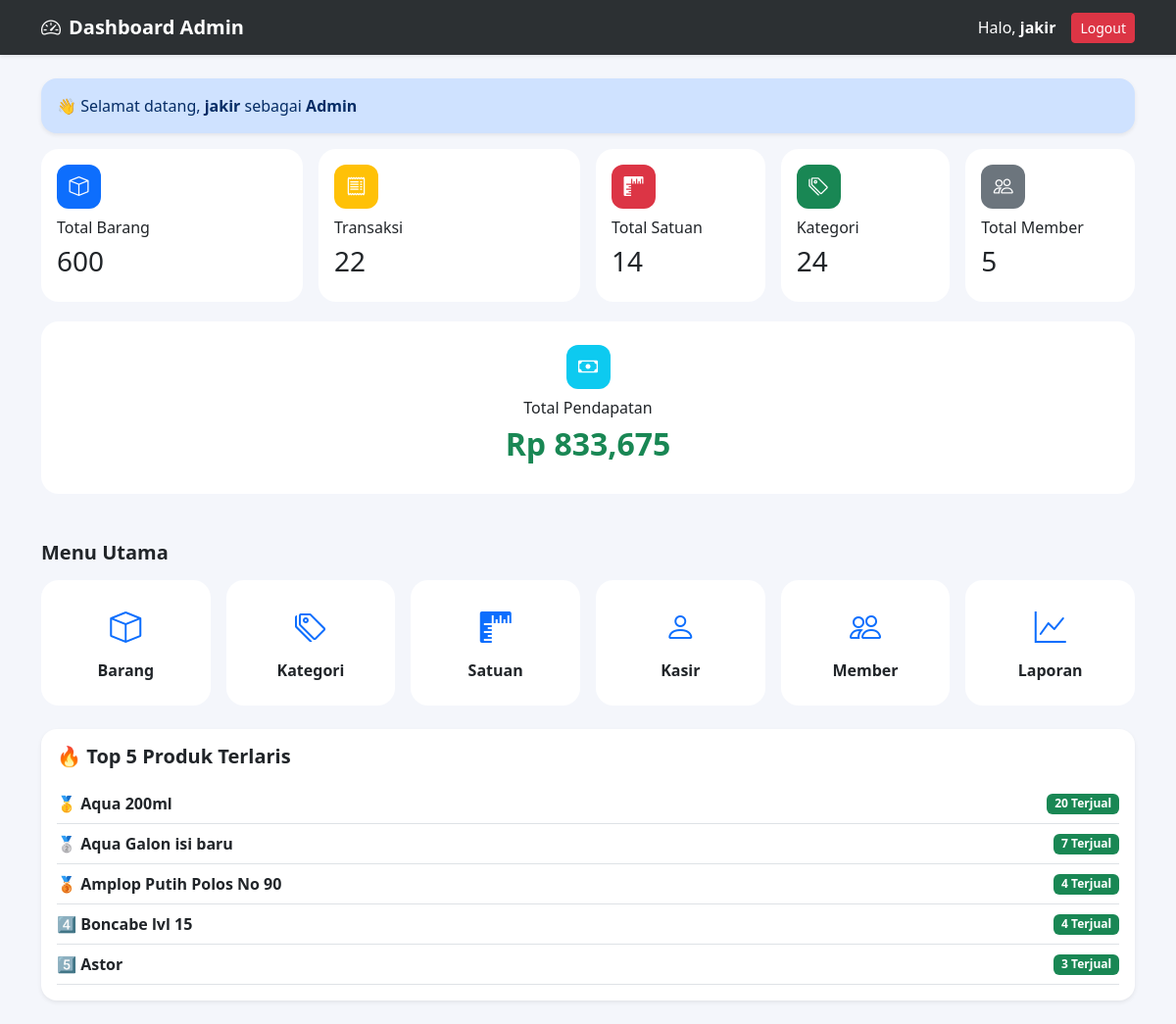
The app's page /admin/index.php (signed in) with its own data.
### tables this page shows
CREATE TABLE `barang` (
  `id_barang` int NOT NULL,
  `id_kategori` int NOT NULL,
  `id_satuan` int NOT NULL,
  `nama_barang` varchar(100) NOT NULL,
  `harga` int NOT NULL,
  `stok` int NOT NULL DEFAULT '0',
  `created_at` timestamp NOT NULL DEFAULT CURRENT_TIMESTAMP
);

### admin/index.php (the view, shortened to what this page needs)
<?php
include '../config/db.php';
$total_barang = mysqli_num_rows(mysqli_query($koneksi, "SELECT * FROM barang"));
$total_kategori = mysqli_num_rows(mysqli_query($koneksi, "SELECT * FROM kategori"));
$total_satuan = mysqli_num_rows(mysqli_query($koneksi, "SELECT * FROM satuan"));
$total_transaksi = mysqli_num_rows(mysqli_query($koneksi, "SELECT * FROM transaksi"));
$total_member = mysqli_num_rows(mysqli_query($koneksi, "SELECT * FROM member"));
$qPendapatan = mysqli_query($koneksi, "SELECT SUM(total_harga) as total_pendapatan FROM transaksi WHERE status='dibayar'");
$dataPendapatan = mysqli_fetch_assoc($qPendapatan);
$total_pendapatan = $dataPendapatan['total_pendapatan'] ?? 0;
$admin = $_SESSION['admin'];
$query_best_seller = mysqli_query(
    $koneksi,
    "SELECT
        barang.id_barang,
        barang.nama_barang,
        barang.stok,
        SUM(detail_transaksi.qty) AS total_terjual
    FROM detail_transaksi
    INNER JOIN barang
        ON detail_transaksi.id_barang = barang.id_barang
    GROUP BY
        barang.id_barang,
        barang.nama_barang,
        barang.stok
    ORDER BY total_terjual DESC
    LIMIT 5"
);
?>
<!DOCTYPE html>
<html lang="id">
<head>
    <link href="https://cdn.jsdelivr.net/npm/bootstrap@5.3.8/dist/css/bootstrap.min.css" rel="stylesheet"
>
    <link rel="stylesheet" href="https://cdn.jsdelivr.net/npm/bootstrap-icons@1.11.3/font/bootstrap-icons.min.css">
</head>
<body>
    <nav class="navbar navbar-dark shadow-sm sticky-top">
        <div class="container">
            <span class="navbar-brand fw-bold">
                <i class="bi bi-speedometer2 me-2"></i>Dashboard Admin
            </span>
            <div class="text-white d-flex align-items-center gap-3">
                <span>Halo, <b><?= $admin['nama']; ?></b></span>
                <a href="../auth/logout.php" class="btn btn-danger btn-sm">
                    Logout
                </a>
            </div>
        </div>
    </nav>
    <div class="container py-4">
        <div class="alert alert-primary border-0 shadow-sm rounded-4">
            👋 Selamat datang, <b><?= $admin['nama']; ?></b> sebagai <b>Admin</b>
        </div>
        <div class="row g-3">
            <div class="col-6 col-lg-3">
                <div class="card stat-card p-3 h-100">
                    <div class="icon-box bg-primary text-white">
                        <i class="bi bi-box"></i>
                    </div>
                    <h6>Total Barang</h6>
                    <h3><?= $total_barang ?></h3>
                </div>
            </div>
            <div class="col-6 col-lg-3">
                <div class="card stat-card p-3 h-100">
                    <div class="icon-box bg-warning text-white">
                        <i class="bi bi-receipt"></i>
                    </div>
                    <h6>Transaksi</h6>
                    <h3><?= $total_transaksi ?></h3>
                </div>
            </div>
            <div class="col-6 col-lg-2">
                <div class="card stat-card p-3 h-100">
                    <div class="icon-box bg-danger text-white">
                        <i class="bi bi-rulers"></i>
                    </div>
                    <h6>Total Satuan</h6>
                    <h3><?= $total_satuan ?></h3>
                </div>
            </div>
            <div class="col-6 col-lg-2">
                <div class="card stat-card p-3 h-100">
                    <div class="icon-box bg-success text-white">
                        <i class="bi bi-tags"></i>
                    </div>
                    <h6>Kategori</h6>
                    <h3><?= $total_kategori ?></h3>
                </div>
            </div>
            <div class="col-6 col-lg-2">
                <div class="card stat-card p-3 h-100">
                    <div class="icon-box bg-secondary text-white">
                        <i class="bi bi-people"></i>
                    </div>
                    <h6>Total Member</h6>
                    <h3><?= $total_member ?></h3>
                </div>
            </div>
        </div>
        <div class="row g-3 mt-1">
            <div class="col-12">
                <div class="card stat-card p-4 text-center">
                    <div class="icon-box bg-info text-white mx-auto">
                        <i class="bi bi-cash"></i>
                    </div>
                    <h6>Total Pendapatan</h6>
                    <h2 class="text-success fw-bold">
                        Rp <?= number_format($total_pendapatan) ?>
                    </h2>
                </div>
            </div>
        </div>
        <div class="mt-5">
            <h5 class="fw-bold mb-3">Menu Utama</h5>
            <div class="row g-3 justify-content-center">
                <?php
                    $menu = [
                        ["Barang","barang/index.php","bi-box"],
                        ["Kategori","kategori/index.php","bi-tags"],
                        ["Satuan","satuan/index.php","bi-rulers"],
                        ["Kasir","kasir/index.php","bi-person"],
                        ["Member","member/index.php","bi-people"],
                        ["Laporan","laporan/index.php","bi-graph-up"]
                    ];
                    foreach($menu as $m):
                ?>
                <div class="col-6 col-md-4 col-lg-2">
                    <a href="<?= $m[1] ?>" class="text-decoration-none text-dark">
                        <div class="card menu-card text-center p-4 h-100">
                            <i class="bi <?= $m[2] ?> fs-2 text-primary"></i>
                            <div class="fw-bold mt-2"><?= $m[0] ?></div>
                        </div>
                    </a>
                </div>
                <?php endforeach; ?>
            </div>
        </div>
        <div class="row mt-4">
            <div class="col-12">
                <div class="card border-0 shadow-sm rounded-4">
                    <div class="card-body">
                        <h5 class="fw-bold mb-3">
                            🔥 Top 5 Produk Terlaris
                        </h5>
                        <div class="best-seller-scroll">
                            <?php if(mysqli_num_rows($query_best_seller) > 0): ?>
                            <?php
                                $ranking = 1;
                                while($best = mysqli_fetch_assoc($query_best_seller)):
                            ?>
                            <div class="d-flex justify-content-between align-items-center border-bottom py-2">
                                <div class="fw-semibold">
                                    <?php
                            if ($ranking == 1) echo "🥇";
                            elseif ($ranking == 2) echo "🥈";
                            elseif ($ranking == 3) echo "🥉";
                            elseif ($ranking == 4) echo "4️⃣";
                            else echo "5️⃣";
                            ?>
                                    <?= htmlspecialchars($best['nama_barang']); ?>
                                </div>
                                <span class="badge bg-success">
                                    <?= number_format($best['total_terjual']); ?> Terjual
                                </span>
                            </div>
                            <?php
                                $ranking++;
                                endwhile;
                            ?>
                            <?php else: ?>
                            <div class="text-center text-muted">
                                Belum ada data penjualan
                            </div>
                            <?php endif; ?>
                        </div>
                    </div>
                </div>
            </div>
        </div>
    </div>
</body>
</html>

### admin/index.php (style rules this page uses)
body { background: #f4f6fb; }
.navbar { backdrop-filter: blur(10px); background: rgba(33, 37, 41, 0.95) !important; }
.stat-card { border: none; border-radius: 18px; transition: 0.25s; }
.menu-card { border: none; border-radius: 18px; transition: 0.25s; }
.icon-box { width: 45px; height: 45px; border-radius: 12px; display: flex; align-items: center; justify-content: center; font-size: 20px; margin-bottom: 10px; }

### records on screen
barang: nama_barang "Aqua 200ml", total_terjual "20"
barang: nama_barang "Aqua Galon isi baru", total_terjual "7"
barang: nama_barang "Amplop Putih Polos No 90", total_terjual "4"
barang: shows "4️⃣", nama_barang "Boncabe lvl 15", total_terjual "4"
barang: shows "5️⃣", nama_barang "Astor", total_terjual "3"

### other values on screen
$admin['nama'] "jakir"
$total_barang "600"
$total_transaksi "22"
$total_satuan "14"
$total_kategori "24"
$total_member "5"
$total_pendapatan "833,675"
$m[0] "Barang"
$m[0] "Kategori"
$m[0] "Satuan"
$m[0] "Kasir"
$m[0] "Member"
$m[0] "Laporan"
